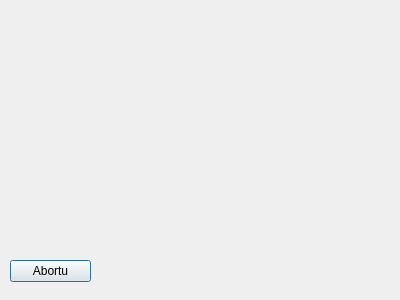
<?xml version="1.0" encoding="UTF-8"?>
<ui version="4.0">
 <class>datumojApogilo</class>
 <widget class="QDialog" name="datumojApogilo">
  <property name="windowModality">
   <enum>Qt::ApplicationModal</enum>
  </property>
  <property name="geometry">
   <rect>
    <x>0</x>
    <y>0</y>
    <width>400</width>
    <height>300</height>
   </rect>
  </property>
  <property name="windowTitle">
   <string>Datumoj apogilo</string>
  </property>
  <property name="locale">
   <locale language="C" country="AnyCountry"/>
  </property>
  <widget class="QPushButton" name="abortu">
   <property name="geometry">
    <rect>
     <x>10</x>
     <y>260</y>
     <width>81</width>
     <height>22</height>
    </rect>
   </property>
   <property name="text">
    <string>Abortu</string>
   </property>
   <property name="default">
    <bool>true</bool>
   </property>
  </widget>
 </widget>
 <resources/>
 <connections/>
</ui>
